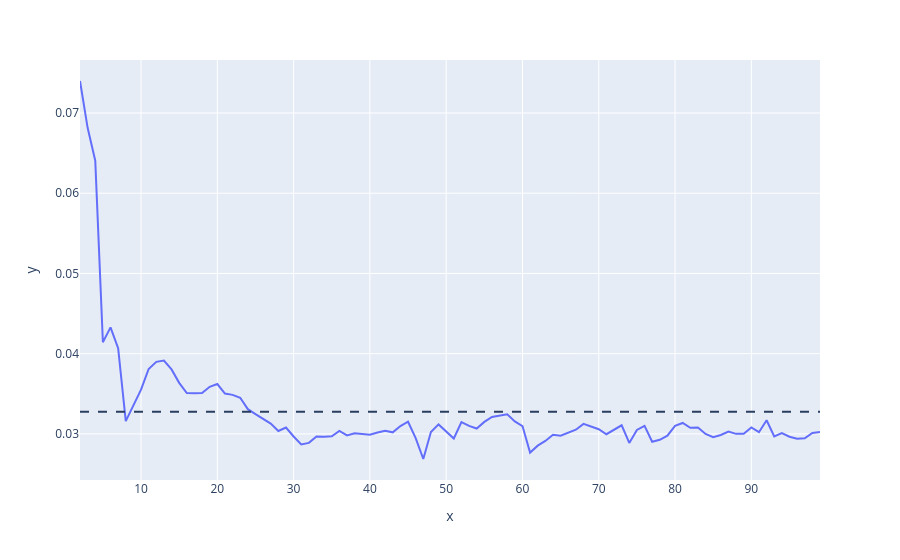

The notebook cell saved with this chart:
### Code cell
print(f"Best n clusters = {best_n_clusters['n']} with a silhouette score of {best_n_clusters['score']}")
fig = px.line(x=range(*k_range), y=silhouettes)

avg = sum(silhouettes) / len(silhouettes)
fig.add_hline(y=avg, line_dash='dash')

### Figure 1 — Plotly figure (JSON) as saved in the notebook; plotly's stock layout.template omitted (floating-point values rounded to 4 significant figures)
{"data": [{"hovertemplate": "x=%{x}<br>y=%{y}<extra></extra>", "legendgroup": "", "line": {"color": "#636efa", "dash": "solid"}, "marker": {"symbol": "circle"}, "mode": "lines", "name": "", "orientation": "v", "showlegend": false, "type": "scatter", "x": [2, 3, 4, 5, 6, 7, 8, 9, 10, 11, 12, 13, 14, 15, 16, 17, 18, 19, 20, 21, 22, 23, 24, 25, 26, 27, 28, 29, 30, 31, 32, 33, 34, 35, 36, 37, 38, 39, 40, 41, 42, 43, 44, 45, 46, 47, 48, 49, 50, 51, 52, 53, 54, 55, 56, 57, 58, 59, 60, 61, 62, 63, 64, 65, 66, 67, 68, 69, 70, 71, 72, 73, 74, 75, 76, 77, 78, 79, 80, 81, 82, 83, 84, 85, 86, 87, 88, 89, 90, 91, 92, 93, 94, 95, 96, 97, 98, 99], "xaxis": "x", "y": [0.07399, 0.06815, 0.06406, 0.04143, 0.04328, 0.04069, 0.0316, 0.03362, 0.03552, 0.03809, 0.03898, 0.03914, 0.03804, 0.03636, 0.03509, 0.03508, 0.03508, 0.03588, 0.03622, 0.03503, 0.03487, 0.03451, 0.03308, 0.03246, 0.03188, 0.03129, 0.03036, 0.03079, 0.02968, 0.02868, 0.02888, 0.02966, 0.02964, 0.02971, 0.03037, 0.02982, 0.03008, 0.02998, 0.02989, 0.03017, 0.0304, 0.0302, 0.03098, 0.03152, 0.02949, 0.02687, 0.03024, 0.03119, 0.03037, 0.02943, 0.03148, 0.031, 0.03067, 0.03149, 0.03211, 0.03224, 0.03244, 0.03155, 0.03098, 0.02767, 0.02854, 0.02913, 0.02989, 0.02977, 0.03018, 0.03052, 0.03125, 0.03096, 0.03058, 0.02996, 0.03054, 0.03108, 0.02888, 0.0305, 0.03101, 0.02903, 0.02926, 0.02977, 0.03099, 0.03136, 0.03076, 0.03079, 0.03, 0.02958, 0.02986, 0.03029, 0.03001, 0.03002, 0.03081, 0.03021, 0.0317, 0.02968, 0.0301, 0.02965, 0.02939, 0.02946, 0.03011, 0.03024], "yaxis": "y"}], "layout": {"legend": {"tracegroupgap": 0}, "margin": {"t": 60}, "shapes": [{"line": {"dash": "dash"}, "type": "line", "x0": 0, "x1": 1, "xref": "x domain", "y0": 0.03275, "y1": 0.03275, "yref": "y"}], "xaxis": {"anchor": "y", "domain": [0, 1], "title": {"text": "x"}}, "yaxis": {"anchor": "x", "domain": [0, 1], "title": {"text": "y"}}}}
